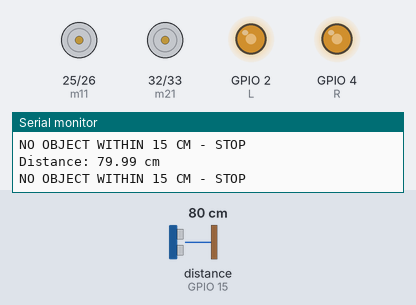
Simulated run of this sketch. Board: ESP32. On the bench: motor-driver pin pairs drawn as motors (green arrow = first pin HIGH = forward, orange = second pin HIGH = backward, longer = more drive), output pins drawn as LEDs (lit = HIGH), the last lines printed to the serial monitor. Wiring (inferred from the names in the program): ultrasonic range finder: trigger GPIO 16; echo GPIO 15. The test bench sets the inputs (shaded band); at power-on: distance to the obstacle (sensor on GPIO 15) 80 cm. The echo pulse lasts 58.3 µs per cm; pins used as bus, display or sensor lines are not drawn.

Above: at 1.2 s.
1.3 s: distance to the obstacle (sensor on GPIO 15) set to 16 cm
2.8 s: distance to the obstacle (sensor on GPIO 15) set to 13 cm
At 3.1 s:
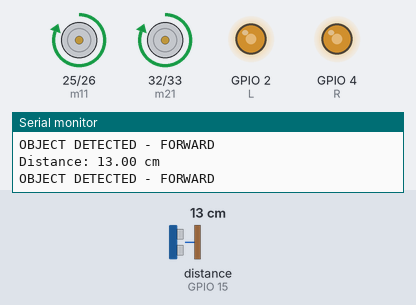
4.3 s: distance to the obstacle (sensor on GPIO 15) set to 18 cm
At 5.3 s:
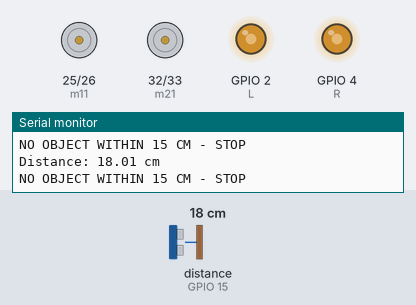
5.8 s: distance to the obstacle (sensor on GPIO 15) set to 2 cm
At 6.6 s:
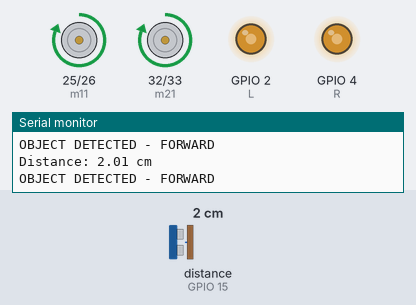
Timing chart, 0 to 8.3 s (numbered marks = the images above; inputs shaded):
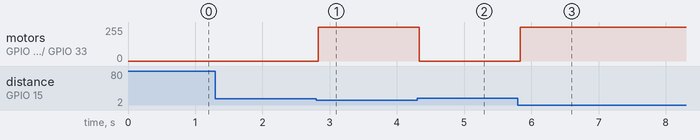

The sketch:

Object_following_robot.ino
```cpp
// =====================================================
//                    MOTOR PINS
// =====================================================

#define m11 25
#define m12 26
#define m21 32
#define m22 33


// =====================================================
//                 MOTOR SPEED PINS
// =====================================================

#define L 2
#define R 4


// =====================================================
//                ULTRASONIC PINS
// =====================================================

#define TRIG_PIN 16
#define ECHO_PIN 15


// =====================================================
//                     SETUP
// =====================================================

void setup()
{
  Serial.begin(115200);

  // Motor direction pins
  pinMode(m11, OUTPUT);
  pinMode(m12, OUTPUT);
  pinMode(m21, OUTPUT);
  pinMode(m22, OUTPUT);

  // Motor speed pins
  pinMode(L, OUTPUT);
  pinMode(R, OUTPUT);

  // Ultrasonic pins
  pinMode(TRIG_PIN, OUTPUT);
  pinMode(ECHO_PIN, INPUT);

  // Motor speed
  analogWrite(L, 150);
  analogWrite(R, 150);

  // Ultrasonic trigger starts LOW
  digitalWrite(TRIG_PIN, LOW);

  // Start stopped
  stopBot();
}


// =====================================================
//                    FORWARD
// =====================================================

void forward()
{
  digitalWrite(m11, HIGH);
  digitalWrite(m12, LOW);

  digitalWrite(m21, HIGH);
  digitalWrite(m22, LOW);
}


// =====================================================
//                      STOP
// =====================================================

void stopBot()
{
  digitalWrite(m11, LOW);
  digitalWrite(m12, LOW);

  digitalWrite(m21, LOW);
  digitalWrite(m22, LOW);
}


// =====================================================
//              GET ULTRASONIC DISTANCE
// =====================================================

float getDistance()
{
  // Trigger ultrasonic sensor
  digitalWrite(TRIG_PIN, LOW);
  delayMicroseconds(2);

  digitalWrite(TRIG_PIN, HIGH);
  delayMicroseconds(10);

  digitalWrite(TRIG_PIN, LOW);

  // Read echo
  long duration = pulseIn(ECHO_PIN, HIGH, 30000);

  // No object / no echo
  if (duration == 0)
  {
    return 999;
  }

  // Calculate distance in cm
  float distance = duration * 0.0343 / 2;

  return distance;
}


// =====================================================
//                       LOOP
// =====================================================

void loop()
{
  float distance = getDistance();

  Serial.print("Distance: ");
  Serial.print(distance);
  Serial.println(" cm");


  // =================================================
  // OBJECT IS 15 CM OR CLOSER
  // MOVE FORWARD
  // =================================================

  if (distance <= 15)
  {
    Serial.println("OBJECT DETECTED - FORWARD");

    forward();
  }


  // =================================================
  // OBJECT IS MORE THAN 15 CM
  // STOP
  // =================================================

  else
  {
    Serial.println("NO OBJECT WITHIN 15 CM - STOP");

    stopBot();
  }


  delay(50);
}
```

Measured:
- the behaviour switches between 15 and 14 cm on distance to the obstacle (sensor on GPIO 15) (found by bisection; images 0 and 1)
- after the input at 2.8 s, motor on GPIO 25 (m11) / GPIO 26 (m12), motor on GPIO 32 (m21) / GPIO 33 (m22): stopped → forward 255/255 at once
- after the input at 4.3 s, motor on GPIO 25 (m11) / GPIO 26 (m12), motor on GPIO 32 (m21) / GPIO 33 (m22): forward 255/255 → stopped at once
- after the input at 5.8 s, motor on GPIO 25 (m11) / GPIO 26 (m12), motor on GPIO 32 (m21) / GPIO 33 (m22): stopped → forward 255/255 at once
